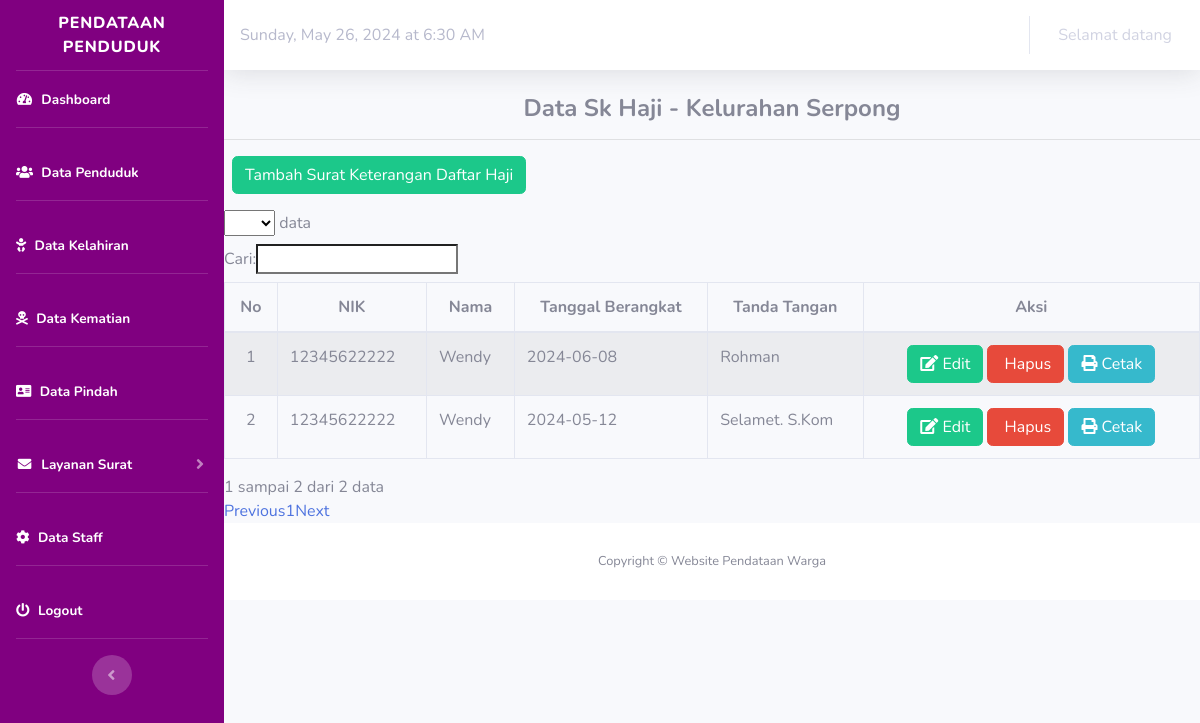
Page /index.php/haji on the committed database.
### tables this page shows
CREATE TABLE `haji` (
  `id_haji` int(50) NOT NULL,
  `id_pejabat` int(11) NOT NULL,
  `nik` varchar(30) NOT NULL,
  `foto` varchar(255) NOT NULL,
  `tanggal_haji` date NOT NULL,
  `tanggal_berangkat` date NOT NULL
);

CREATE TABLE `penduduk` (
  `nik` bigint(16) NOT NULL,
  `no_kk` bigint(16) NOT NULL,
  `nama` varchar(50) NOT NULL,
  `tempat_lahir` varchar(20) NOT NULL,
  `tanggal_lahir` date NOT NULL,
  `jenis_kelamin` varchar(20) NOT NULL,
  `alamat` varchar(100) NOT NULL,
  `rt` varchar(5) NOT NULL,
  `rw` varchar(50) NOT NULL,
  `agama` varchar(20) NOT NULL,
  `status_perkawinan` varchar(20) NOT NULL,
  `pendidikan` varchar(50) NOT NULL,
  `pekerjaan` varchar(20) NOT NULL,
  `status` varchar(50) NOT NULL,
  `golongan_darah` varchar(20) NOT NULL,
  `kewarganegaraan` varchar(20) NOT NULL
);

CREATE TABLE `pejabat` (
  `id_pejabat` int(11) NOT NULL,
  `nama_pejabat` varchar(255) NOT NULL,
  `nip_pejabat` varchar(255) NOT NULL,
  `jabatan_pejabat` varchar(255) NOT NULL
);

### application/controllers/Haji.php (called while the page is built, shortened)
<?php
class Haji extends CI_Controller
{
    public function __construct()
    {
        $this->load->model('M_haji');
        $this->load->model('m_penduduk');
    }
    public function index()
    {
        $data['title'] = "Data Sk Haji - Kelurahan Serpong";
        $data['surat'] = $this->M_haji->daftar_haji();
        $this->load->view('template/header');
        $this->load->view('template/sidebar');
        $this->load->view('template/topbar');
        $this->load->view('surat/haji/daftar_surat_haji', $data);
        $this->load->view('template/footer');
    }
}

### index.php (called while the page is built, shortened)
<?php
require_once BASEPATH.'core/CodeIgniter.php';

### application/models/M_haji.php (called while the page is built, shortened)
<?php
class M_haji extends CI_Model
{
    public function daftar_haji()
    {
        $this->db->from('haji');
        $this->db->join('penduduk', 'haji.nik=penduduk.nik');
        $this->db->join('pejabat', 'haji.id_pejabat=pejabat.id_pejabat');
        return $this->db->get()->result();
    }
}

### application/views/surat/haji/daftar_surat_haji.php (the view, shortened to what this page needs)
<div class="content-wrapper">
    <section class="content">
        <div class="box box-info">
            <div class="box-header">
                <h4 style="text-align:center"><b><?= $title ?></b></h4>
                <hr>
            </div>
            <div class="box-body table-responsive">
                <p>
                    <a href="<?php echo base_url('Haji/tambah'); ?>" class="btn btn-success ml-2">Tambah Surat
                        Keterangan Daftar Haji</a>
                </p>
                <table id="data" class="table table-striped table-bordered" cellspacing="0" width="100%">
                    <thead>
                        <tr class="active">
                            <th style="text-align:center">No</th>
                            <th style="text-align:center">NIK</th>
                            <th style="text-align:center">Nama</th>
                            <th style="text-align:center">Tanggal Berangkat</th>
                            <th style="text-align:center">Tanda Tangan</th>
                            <th style="text-align:center">Aksi</th>
                        </tr>
                    </thead>
                    <tbody>
                        <?php
                        $no = 1;
                        foreach ($surat as $surat) {
                        ?>
                            <tr>
                                <td style="text-align:center"><?php echo $no; ?></td>
                                <td><?php echo $surat->nik; ?></td>
                                <td><?php echo $surat->nama; ?></td>
                                <td><?php echo $surat->tanggal_berangkat; ?></td>
                                <td><?php echo $surat->nama_pejabat; ?></td>
                                <td style="text-align:center">
                                    <a href="<?php echo base_url('Haji/edit/' . $surat->id_haji); ?>" class="btn btn-success btn-xs"><i class="fa fa-edit"></i> Edit</a>
                                    <a href="<?php echo base_url('Haji/hapus/' . $surat->id_haji); ?>" class="btn btn-danger btn-xs" onClick="return confirm('Yakin Akan Menghapus Data?');"><i class="fa fa-trash-o"></i> Hapus</a>
                                    <a target="blank" href="<?php echo base_url('Haji/cetak/' . $surat->id_haji); ?>" class="btn btn-info btn-xs"><i class="fa fa-print"></i> Cetak</a>
                            </tr>
                        <?php
                            $no++;
                        }
                        ?>
                    </tbody>
                </table>
            </div>
    </section>
</div>

### rows in the picture
haji: penduduk.nik "12345622222", penduduk.nama "Wendy", tanggal_berangkat "2024-06-08", id_pejabat.nama_pejabat "Rohman"
haji: penduduk.nik "12345622222", penduduk.nama "Wendy", tanggal_berangkat "2024-05-12", id_pejabat.nama_pejabat "Selamet. S.Kom"

### other values in the picture
$title "Data Sk Haji - Kelurahan Serpong"
